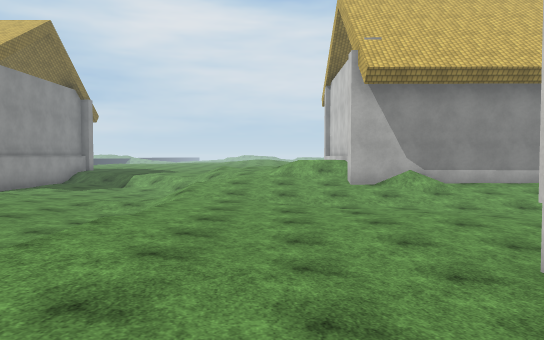
View 1 (above)

24 first-person views from a walk through a scene from a Unity 3-D project. The camera is 1.5 m above the floor, tilts 2° down and sees 70° across. The floor is counted in squares, 2 m on a side. Each view is taken from the middle of a square. On the plan, view 1 faces up. The plan holds only what a view shows up to about 12 squares ahead; the rest is blank. The place goes on beyond the plan. Surface patterns are stand-ins for the level's own textures.

View 2
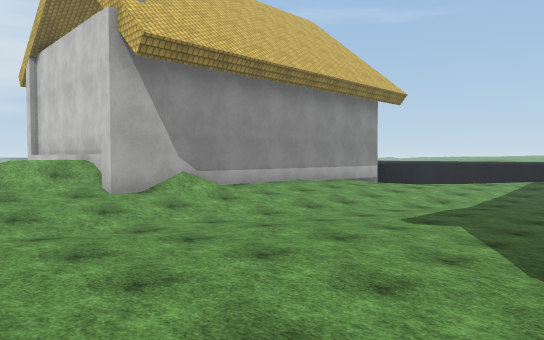

View 3
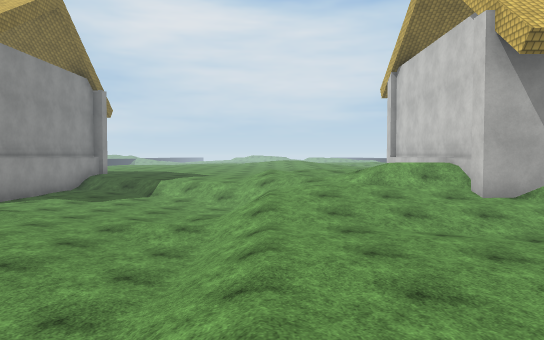

View 4
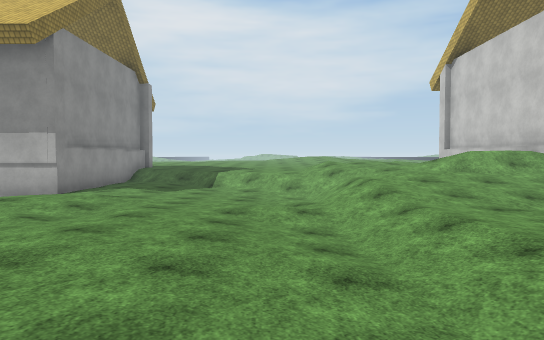

View 5
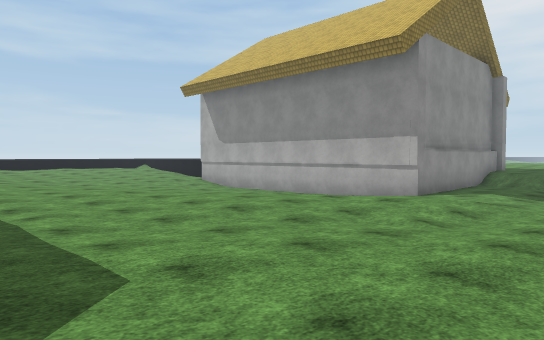

View 6
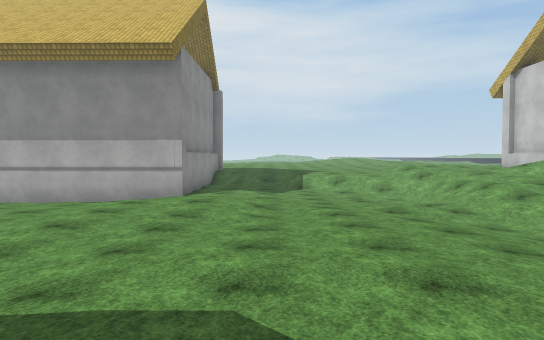

View 7
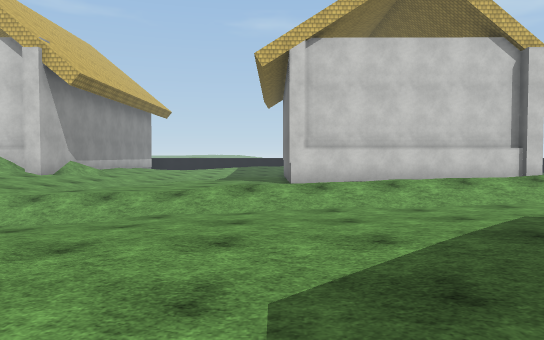

View 8
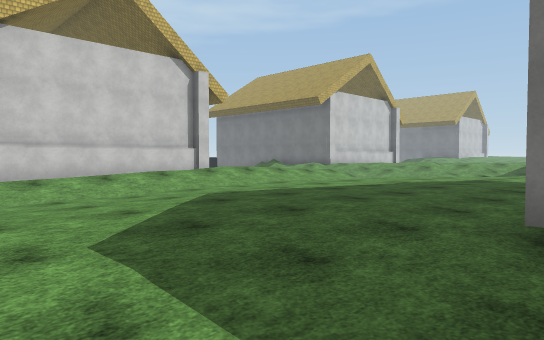

View 9
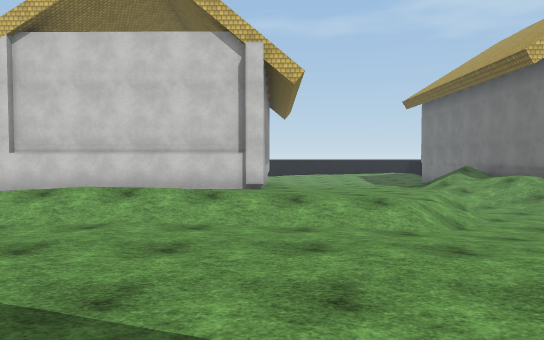

View 10
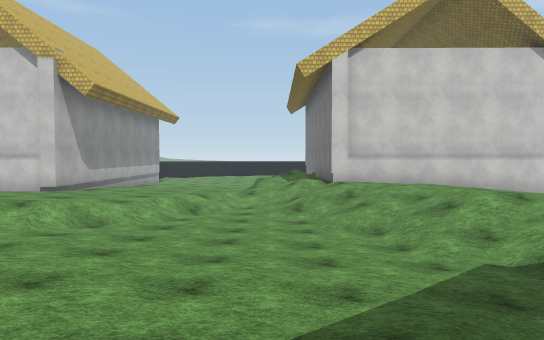

View 11
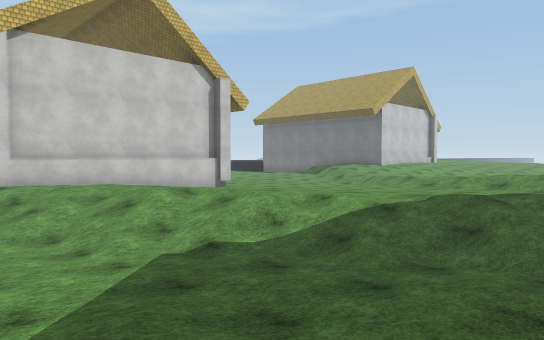

View 12
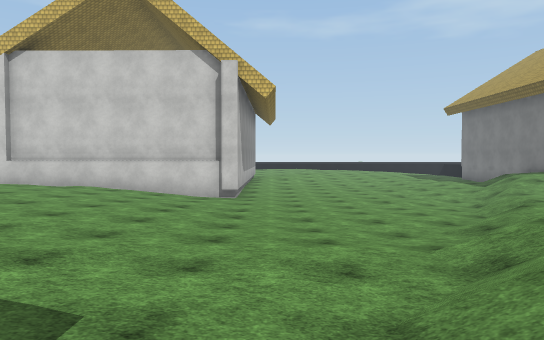

View 13
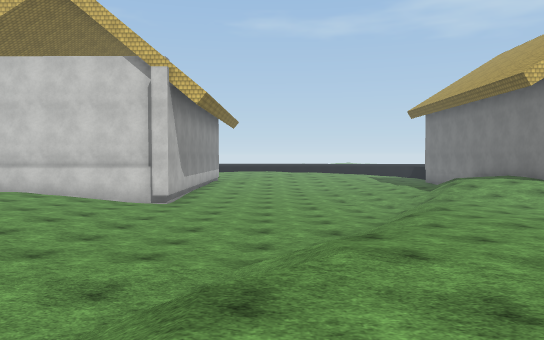

View 14
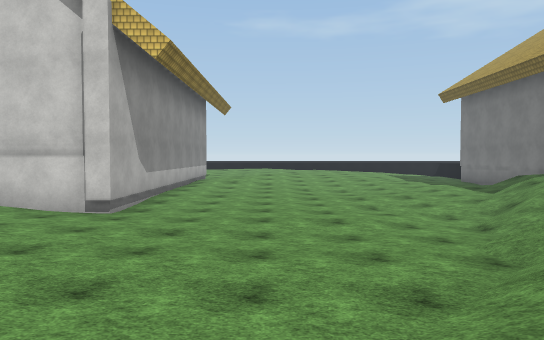

View 15
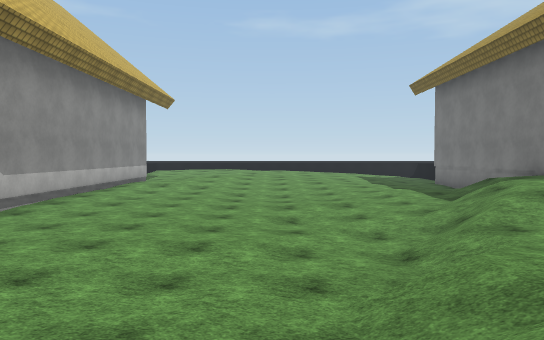

View 16
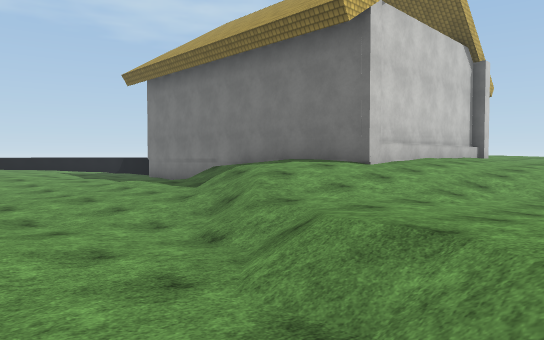

View 17
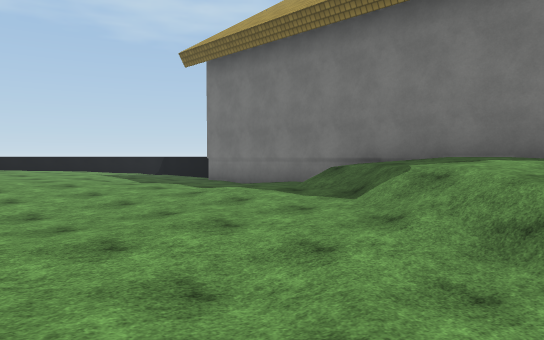

View 18
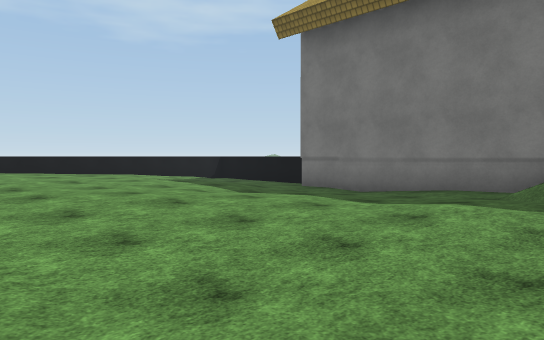

View 19
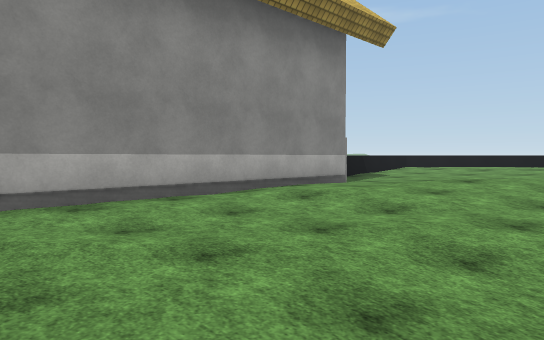

View 20
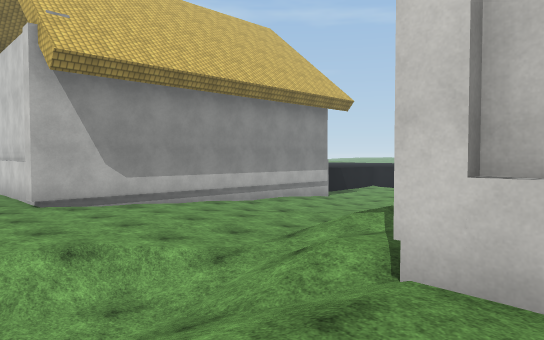

View 21
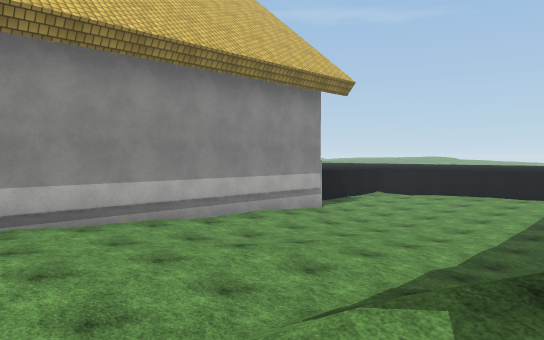

View 22
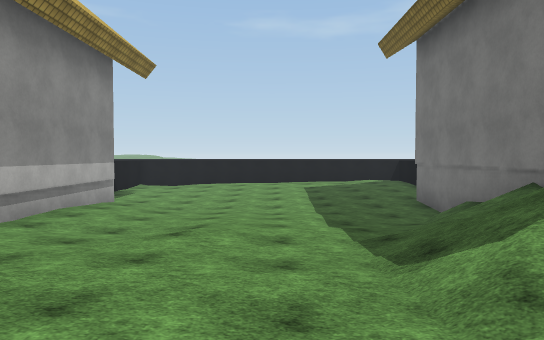

View 23
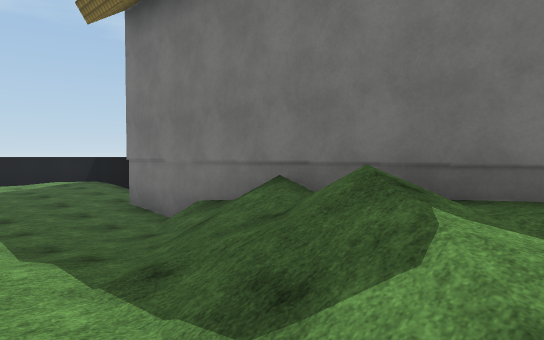

View 24
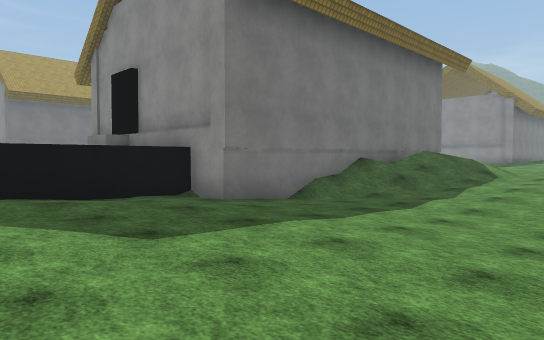

### Floor plan
Key: @ floor where view 1 was taken; # wall or solid block; . main floor; : floor 0.25 m higher than the main floor; - floor 0.25 m lower than the main floor; + floor 0.5 m higher than the main floor; _ floor 0.5 m lower than the main floor; * floor 0.75 m higher than the main floor; < floor 0.75 m lower than the main floor; % floor 1 m higher than the main floor; ( floor 1 m lower than the main floor; & floor 1.25 m higher than the main floor; $ floor 1.5 m higher than the main floor; / step, stairs or slope; = window, fence, low wall or low ledge; ^ raised ledge; v drop or lower ground.
Columns run from 15 left of view 1 to 17 right of it. Each row starts with its distance up from view 1.
 14      #_--___//*   #
 13 ######_-___<//*/$$#
 12  <<    -___<//**//#
 11        .--__/++*++######
 10    --...-----+:::::/:::+:
  9   --....---_/::........:::
  8 --.....--.-__:...-------...
  7 -..........-_:.....---__--..
  6 ...........--::.....----_---.
  5 ........::..-+:.....----___-.
  4   .....:::...+:....----
  3      ..::::..++:..#
  2      .:::::..*+::.#
  1      #:::::..* +: #
  0       ::::::.* @  #
 -1       :::::..%   :#
 -2       :+:::::**  :#
 -3        ::::::*++::##########
 -4        :::::.*+::...---___<<((
 -5        :::::.++::...--_<<<<(((
 -6        ::::../+::...--_<<(((((< <
 -7         ::..-//::...---_<<(((<<<
 -8         ::.--__//..--___<(((<<<__
 -9         :..-____</.//__<<<(<<<___
-10       * :.--_____//:////(((<<____
-11         :.-____///*+/////(((<____
-12        .---__///+*##########<____
-13        .--_///:***#        ##vvv
-14        ---///%***+#        #
-15        ////*****++#        #
-16        //+***+++::#        ^^
-17        /****+++::.#        #^
-18        ***++++::..#        #=.::
-19         *++:::...-##########..::+
-20       / +++::....---.-..::::::::+
-21         /+::...------.-..::::::++
-22       &&&//....--------..::+ ::++
-23        &&%*/..----------..::
-24         %%**+/-----------..:::
-25           **++//____----...::::++
-26            +++:://_--.-...:.:::::
-27              ::::://.........::::
-28               .::+*//...........:
-29               .:+*%%%//.----.....
-30               .:+%&&&%/..-------
-31               .:*%##########---

Where each view was taken, in squares from view 1:
view 1: 0 up, 0 right, facing up
view 2: 3 up, 1 left, facing up-right
view 3: 3 up, 2 left, facing up
view 4: 3 up, 4 left, facing up
view 5: 3 up, 5 left, facing up-left
view 6: 2 up, 7 left, facing up
view 7: 4 up, 9 left, facing right
view 8: 5 up, 10 left, facing down-right
view 9: 4 down, 8 left, facing right
view 10: 10 down, 9 left, facing right
view 11: 10 down, 9 left, facing down-right
view 12: 20 down, 9 left, facing right
view 13: 22 down, 9 left, facing right
view 14: 22 down, 5 left, facing right
view 15: 24 down, 3 left, facing right
view 16: 23 down, 2 left, facing down-right
view 17: 23 down, 2 right, facing down-right
view 18: 23 down, 6 right, facing down-right
view 19: 24 down, 5 right, facing up-right
view 20: 13 down, 0 right, facing up-right
view 21: 11 down, 3 right, facing up-right
view 22: 8 down, 2 right, facing right
view 23: 8 down, 4 right, facing down-right
view 24: 6 down, 17 right, facing down-left
